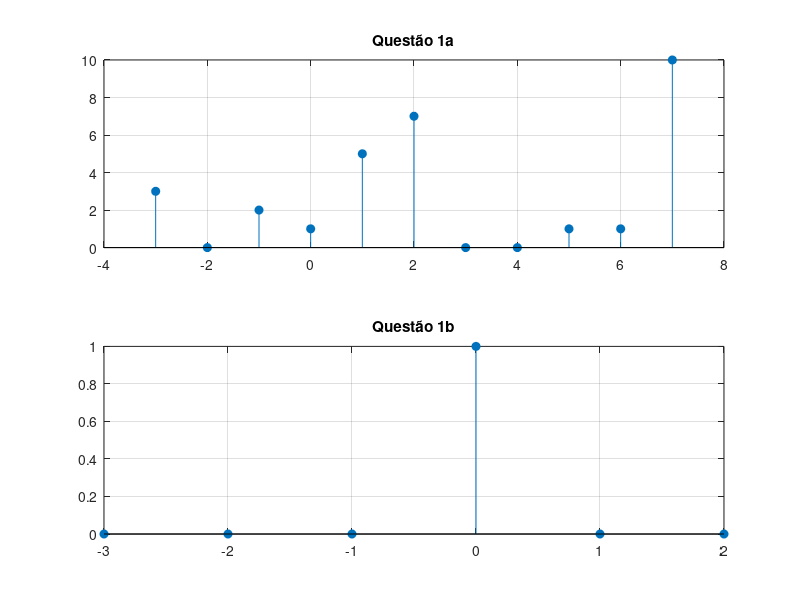

Write the MATLAB code that produced this figure. (Note: this script raises an error after producing the figure.)
%% Roteiro 1: Sequências Básicas e Operações com Sinais
clear all; close all; clc;

%% --- QUESTÃO 1 ---
% x1: origem no 1 (4ª pos) 
x1q1 = [3, 0, 2, 1, 5, 7, 0, 0, 1, 1, 10];
n1q1 = -3:7; 

% x2: origem no 1 (4ª pos) 
x2q1 = [0, 0, 0, 1, 0, 0];
n2q1 = -3:2;

figure(1);
subplot(2,1,1); stem(n1q1, x1q1, 'filled'); title('Questão 1a'); grid on;
subplot(2,1,2); stem(n2q1, x2q1, 'filled'); title('Questão 1b'); grid on;

%% --- QUESTÃO 2 ---
% Impulsos no intervalo -20 a 20 
[xa_q2, na_q2] = impseq(0, -20, 20); % delta[n]
[xb_q2, nb_q2] = impseq(4, -20, 20); % delta[n-4]

figure(2);
subplot(2,1,1); stem(na_q2, xa_q2, 'filled'); title('Questão 2a: \delta[n]'); grid on;
subplot(2,1,2); stem(nb_q2, xb_q2, 'filled'); title('Questão 2b: \delta[n-4]'); grid on;

%% --- QUESTÃO 3 ---
% Degraus no intervalo -20 a 20 
[xa_q3, na_q3] = stepseq(0, -20, 20); % u[n]
[xb_q3, nb_q3] = stepseq(4, -20, 20); % u[n-4]

figure(3);
subplot(2,1,1); stem(na_q3, xa_q3, 'filled'); title('Questão 3a: u[n]'); grid on;
subplot(2,1,2); stem(nb_q3, xb_q3, 'filled'); title('Questão 3b: u[n-4]'); grid on;

%% --- QUESTÃO 4 ---
% x1: origem no 1 (4ª pos). x2: origem no -4 (1ª pos) 
x1_q4 = [3, 0, 2, 1, 5, 7, 0, 0, 1, 1, 10]; n1_q4 = -3:7;
x2_q4 = [-4, -3, -2, -1, 0, 1, 2, 3, 4];   n2_q4 = 0:8;

figure(4);
[y_soma, n_soma] = sigadd(x1_q4, n1_q4, x2_q4, n2_q4);     
subplot(2,2,1); stem(n_soma, y_soma, 'filled'); title('4a: Soma'); grid on;

[y_mult, n_mult] = sigmult(x1_q4, n1_q4, x2_q4, n2_q4);    
subplot(2,2,2); stem(n_mult, y_mult, 'filled'); title('4b: Multiplicação'); grid on;

[y_shift, n_shift] = sigshift(x1_q4, n1_q4, 4);            
subplot(2,2,3); stem(n_shift, y_shift, 'filled'); title('4c: x1[n-4]'); grid on;

[y_fold, n_fold] = sigfold(x1_q4, n1_q4);                  
subplot(2,2,4); stem(n_fold, y_fold, 'filled'); title('4d: x1[-n]'); grid on;

%% --- QUESTÃO 5 ---
% Sequências compostas conforme expressões do roteiro 
n5a = -5:5;
x5a = 2*(n5a == -2) - 1*(n5a == 4);

n5b = 0:20;
x5b = n5b.*((n5b>=0)-(n5b>=10)) + 10*exp(-0.3*(n5b-10)).*((n5b>=10)-(n5b>=20));

figure(5);
subplot(2,1,1); stem(n5a, x5a, 'filled'); title('Questão 5a'); grid on;
subplot(2,1,2); stem(n5b, x5b, 'filled'); title('Questão 5b'); grid on;

%% --- QUESTÃO 6 ---
% x[n] com origem no 3 (3ª posição) 
x6 = [1,2,3,4,5,6,6,5,4,3,2,1,2]; 
nx6 = -2:10;

figure(6);
[xa1, na1] = sigshift(x6, nx6, 5);
[xa2, na2] = sigshift(x6, nx6, -4);
[x1_q6, n1_q6] = sigadd(2*xa1, na1, -3*xa2, na2);
subplot(2,1,1); stem(n1_q6, x1_q6, 'filled'); title('Questão 6a'); grid on;

[xf, nf] = sigfold(x6, nx6);
[xf_s, nf_s] = sigshift(xf, nf, 3); 
[xs, ns] = sigshift(x6, nx6, 2);
[xm, nm] = sigmult(x6, nx6, xs, ns);
[x2_q6, n2_q6] = sigadd(xf_s, nf_s, xm, nm);
subplot(2,1,2); stem(n2_q6, x2_q6, 'filled'); title('Questão 6b'); grid on;

%% --- QUESTÃO 7 ---
% Convolução baseada nas definições do roteiro 
hq7 = [1, 2, 1]; nhq7 = -1:1;
xq7 = [2, 3, -2]; nxq7 = 0:2;

[y_conv, ny_conv] = conv_m(xq7, nxq7, hq7, nhq7);

figure(7);
stem(ny_conv, y_conv, 'filled'); title('Questão 7: Convolução'); grid on;

%% Salvar Gráficos Automaticamente
% Este código percorre as figuras de 1 a 7 e as salva como imagem
for i = 1:7
    if ishandle(i) % Verifica se a figura existe
        nome_arquivo = ['Resultado_Questao_' num2str(i) '.png'];
        saveas(figure(i), nome_arquivo);
        fprintf('Figura %d salva como %s\n', i, nome_arquivo);
    end
end
